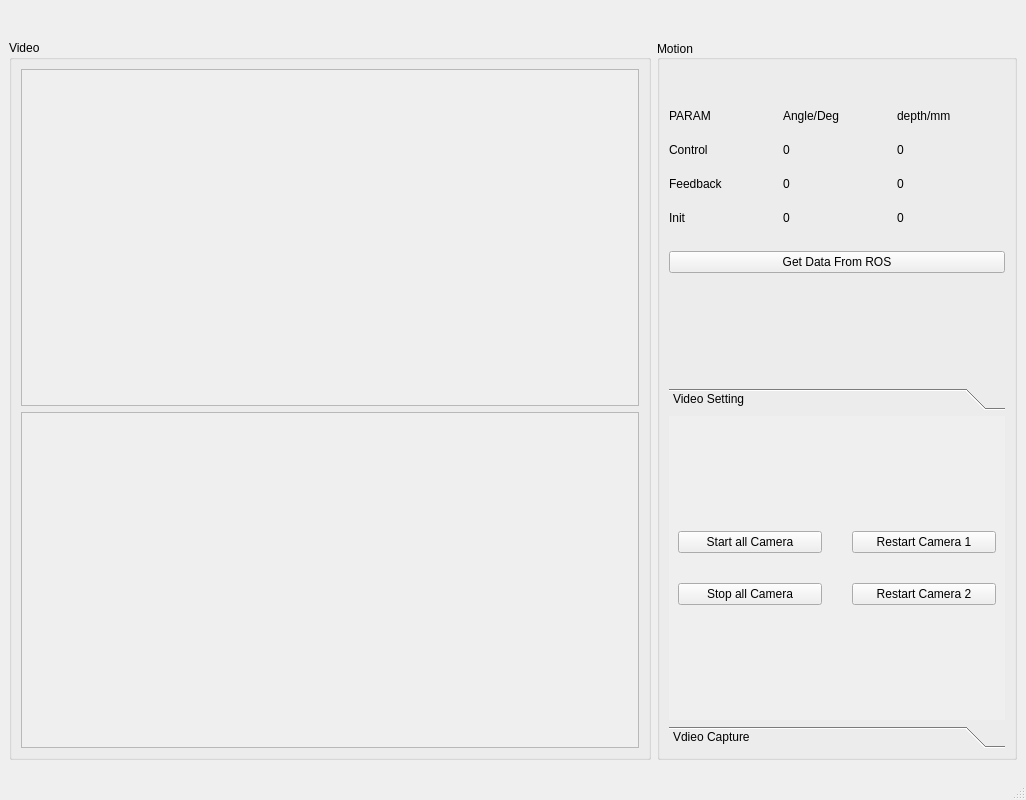
<?xml version="1.0" encoding="UTF-8"?>
<ui version="4.0">
 <class>MainWindow</class>
 <widget class="QMainWindow" name="MainWindow">
  <property name="geometry">
   <rect>
    <x>0</x>
    <y>0</y>
    <width>1026</width>
    <height>800</height>
   </rect>
  </property>
  <property name="minimumSize">
   <size>
    <width>1026</width>
    <height>800</height>
   </size>
  </property>
  <property name="maximumSize">
   <size>
    <width>1028</width>
    <height>844</height>
   </size>
  </property>
  <property name="windowTitle">
   <string>MainWindow</string>
  </property>
  <widget class="QWidget" name="centralwidget">
   <property name="minimumSize">
    <size>
     <width>1026</width>
     <height>800</height>
    </size>
   </property>
   <property name="maximumSize">
    <size>
     <width>16777215</width>
     <height>800</height>
    </size>
   </property>
   <layout class="QHBoxLayout" name="horizontalLayout_2">
    <item>
     <widget class="QGroupBox" name="groupBox_video">
      <property name="minimumSize">
       <size>
        <width>640</width>
        <height>720</height>
       </size>
      </property>
      <property name="maximumSize">
       <size>
        <width>1280</width>
        <height>720</height>
       </size>
      </property>
      <property name="title">
       <string>Video</string>
      </property>
      <layout class="QVBoxLayout" name="verticalLayout_2">
       <item>
        <widget class="QScrollArea" name="QScrollArea_1">
         <property name="widgetResizable">
          <bool>true</bool>
         </property>
         <widget class="QWidget" name="scrollAreaWidgetContents">
          <property name="geometry">
           <rect>
            <x>0</x>
            <y>0</y>
            <width>616</width>
            <height>333</height>
           </rect>
          </property>
         </widget>
        </widget>
       </item>
       <item>
        <widget class="QScrollArea" name="QScrollArea_2">
         <property name="widgetResizable">
          <bool>true</bool>
         </property>
         <widget class="QWidget" name="scrollAreaWidgetContents_2">
          <property name="geometry">
           <rect>
            <x>0</x>
            <y>0</y>
            <width>616</width>
            <height>333</height>
           </rect>
          </property>
         </widget>
        </widget>
       </item>
      </layout>
     </widget>
    </item>
    <item>
     <widget class="QGroupBox" name="groupBox_control">
      <property name="minimumSize">
       <size>
        <width>256</width>
        <height>720</height>
       </size>
      </property>
      <property name="maximumSize">
       <size>
        <width>360</width>
        <height>720</height>
       </size>
      </property>
      <property name="title">
       <string>Motion</string>
      </property>
      <property name="alignment">
       <set>Qt::AlignLeading|Qt::AlignLeft|Qt::AlignVCenter</set>
      </property>
      <layout class="QVBoxLayout" name="verticalLayout_3">
       <item>
        <spacer name="verticalSpacer_2">
         <property name="orientation">
          <enum>Qt::Vertical</enum>
         </property>
         <property name="sizeType">
          <enum>QSizePolicy::Fixed</enum>
         </property>
         <property name="sizeHint" stdset="0">
          <size>
           <width>20</width>
           <height>40</height>
          </size>
         </property>
        </spacer>
       </item>
       <item>
        <layout class="QGridLayout" name="gridLayout">
         <property name="verticalSpacing">
          <number>20</number>
         </property>
         <item row="1" column="2">
          <widget class="QLabel" name="change_depth">
           <property name="text">
            <string>0</string>
           </property>
          </widget>
         </item>
         <item row="3" column="1">
          <widget class="QLabel" name="init_angle">
           <property name="text">
            <string>0</string>
           </property>
          </widget>
         </item>
         <item row="2" column="0">
          <widget class="QLabel" name="label_feedback">
           <property name="text">
            <string>Feedback</string>
           </property>
          </widget>
         </item>
         <item row="0" column="2">
          <widget class="QLabel" name="label_depth">
           <property name="text">
            <string>depth/mm</string>
           </property>
          </widget>
         </item>
         <item row="2" column="2">
          <widget class="QLabel" name="value_depth">
           <property name="text">
            <string>0</string>
           </property>
          </widget>
         </item>
         <item row="3" column="2">
          <widget class="QLabel" name="init_depth">
           <property name="text">
            <string>0</string>
           </property>
          </widget>
         </item>
         <item row="1" column="0">
          <widget class="QLabel" name="label_control">
           <property name="text">
            <string>Control</string>
           </property>
          </widget>
         </item>
         <item row="2" column="1">
          <widget class="QLabel" name="value_angle">
           <property name="text">
            <string>0</string>
           </property>
          </widget>
         </item>
         <item row="0" column="0">
          <widget class="QLabel" name="lablel_header">
           <property name="text">
            <string>PARAM</string>
           </property>
          </widget>
         </item>
         <item row="1" column="1">
          <widget class="QLabel" name="change_angle">
           <property name="text">
            <string>0</string>
           </property>
          </widget>
         </item>
         <item row="3" column="0">
          <widget class="QLabel" name="label_init">
           <property name="text">
            <string>Init</string>
           </property>
          </widget>
         </item>
         <item row="0" column="1">
          <widget class="QLabel" name="label_angle">
           <property name="text">
            <string>Angle/Deg</string>
           </property>
          </widget>
         </item>
        </layout>
       </item>
       <item>
        <spacer name="verticalSpacer_3">
         <property name="orientation">
          <enum>Qt::Vertical</enum>
         </property>
         <property name="sizeType">
          <enum>QSizePolicy::Fixed</enum>
         </property>
         <property name="sizeHint" stdset="0">
          <size>
           <width>20</width>
           <height>20</height>
          </size>
         </property>
        </spacer>
       </item>
       <item>
        <widget class="QPushButton" name="pB_Get_ROS">
         <property name="enabled">
          <bool>true</bool>
         </property>
         <property name="text">
          <string>Get Data From ROS</string>
         </property>
        </widget>
       </item>
       <item>
        <spacer name="verticalSpacer">
         <property name="orientation">
          <enum>Qt::Vertical</enum>
         </property>
         <property name="sizeHint" stdset="0">
          <size>
           <width>20</width>
           <height>40</height>
          </size>
         </property>
        </spacer>
       </item>
       <item>
        <widget class="QToolBox" name="toolBox">
         <property name="minimumSize">
          <size>
           <width>256</width>
           <height>360</height>
          </size>
         </property>
         <property name="maximumSize">
          <size>
           <width>360</width>
           <height>360</height>
          </size>
         </property>
         <property name="currentIndex">
          <number>0</number>
         </property>
         <widget class="QWidget" name="video_control">
          <property name="geometry">
           <rect>
            <x>0</x>
            <y>0</y>
            <width>336</width>
            <height>298</height>
           </rect>
          </property>
          <attribute name="label">
           <string>Video Setting</string>
          </attribute>
          <layout class="QVBoxLayout" name="verticalLayout">
           <item>
            <layout class="QGridLayout" name="gridLayout_2">
             <property name="spacing">
              <number>30</number>
             </property>
             <item row="0" column="2">
              <widget class="QPushButton" name="pB_rs_cam1">
               <property name="text">
                <string>Restart Camera 1</string>
               </property>
              </widget>
             </item>
             <item row="0" column="0">
              <widget class="QPushButton" name="pB_start_cam">
               <property name="text">
                <string>Start all Camera</string>
               </property>
              </widget>
             </item>
             <item row="1" column="0">
              <widget class="QPushButton" name="pB_stop_cam">
               <property name="text">
                <string>Stop all Camera</string>
               </property>
              </widget>
             </item>
             <item row="1" column="2">
              <widget class="QPushButton" name="pB_rs_cam2">
               <property name="text">
                <string>Restart Camera 2</string>
               </property>
              </widget>
             </item>
            </layout>
           </item>
          </layout>
         </widget>
         <widget class="QWidget" name="video_capture">
          <property name="geometry">
           <rect>
            <x>0</x>
            <y>0</y>
            <width>336</width>
            <height>298</height>
           </rect>
          </property>
          <attribute name="label">
           <string>Vdieo Capture</string>
          </attribute>
          <layout class="QVBoxLayout" name="verticalLayout_4">
           <item>
            <layout class="QGridLayout" name="gridLayout_3">
             <property name="spacing">
              <number>30</number>
             </property>
             <item row="0" column="1">
              <widget class="QPushButton" name="pB_Get_video1">
               <property name="text">
                <string>PushButton</string>
               </property>
              </widget>
             </item>
             <item row="1" column="1">
              <widget class="QPushButton" name="pB_Get_video2">
               <property name="text">
                <string>PushButton</string>
               </property>
              </widget>
             </item>
             <item row="0" column="0">
              <widget class="QPushButton" name="pB_Get_pic1">
               <property name="text">
                <string>Get Picure</string>
               </property>
              </widget>
             </item>
             <item row="1" column="0">
              <widget class="QPushButton" name="pB_Get_pic2">
               <property name="text">
                <string>Get Picure</string>
               </property>
              </widget>
             </item>
            </layout>
           </item>
          </layout>
         </widget>
        </widget>
       </item>
      </layout>
     </widget>
    </item>
   </layout>
  </widget>
  <widget class="QMenuBar" name="menubar">
   <property name="geometry">
    <rect>
     <x>0</x>
     <y>0</y>
     <width>1026</width>
     <height>22</height>
    </rect>
   </property>
  </widget>
  <widget class="QStatusBar" name="statusbar"/>
 </widget>
 <resources/>
 <connections/>
</ui>
